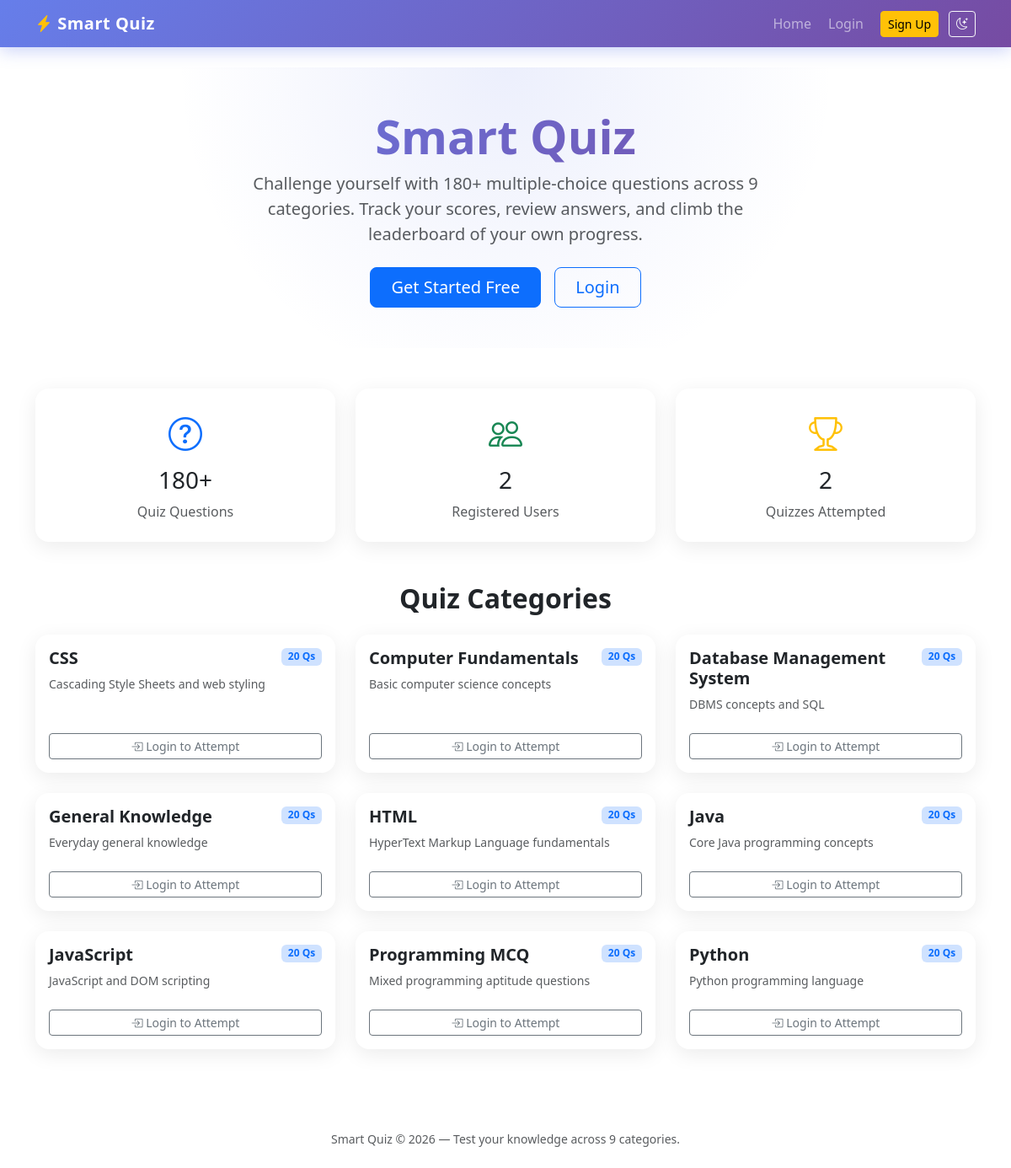
The page / on the database its author committed.
### tables this page shows
CREATE TABLE categories (
            id INTEGER PRIMARY KEY AUTOINCREMENT,
            name TEXT UNIQUE NOT NULL,
            description TEXT DEFAULT '',
            created_at TEXT NOT NULL
        );

### app.py (the view)
@app.route("/")
def index():
    db = get_db()
    total_questions = db.execute("SELECT COUNT(*) AS c FROM questions").fetchone()["c"]
    total_users = db.execute("SELECT COUNT(*) AS c FROM users").fetchone()["c"]
    total_attempts = db.execute("SELECT COUNT(*) AS c FROM results").fetchone()["c"]
    categories = db.execute(
        """SELECT c.*, COUNT(q.id) AS question_count
           FROM categories c LEFT JOIN questions q ON q.category_id = c.id
           GROUP BY c.id ORDER BY c.name"""
    ).fetchall()
    return render_template(
        "index.html",
        total_questions=total_questions,
        total_users=total_users,
        total_attempts=total_attempts,
        categories=categories,
    )

### app.py (called while the page is built)
def get_db():
    if "db" not in g:
        g.db = sqlite3.connect(app.config["DATABASE"])
        g.db.row_factory = sqlite3.Row
        g.db.execute("PRAGMA foreign_keys = ON")
    return g.db

@app.context_processor
def inject_globals():
    return {"now_year": datetime.utcnow().year}

### templates/index.html (shortened to what this page needs)
{% extends "base.html" %}
{% block content %}
<section class="hero text-center py-5">
  <h1 class="display-4 fw-bold gradient-text">Smart Quiz</h1>
  <p class="lead text-muted mx-auto" style="max-width:640px">
    Challenge yourself with 180+ multiple-choice questions across 9 categories.
    Track your scores, review answers, and climb the leaderboard of your own progress.
  </p>
  <div class="d-flex gap-3 justify-content-center flex-wrap mt-4">
    {% if session.get('user_id') %}
      <a href="{{ url_for('dashboard') }}" class="btn btn-primary btn-lg px-4">Start Quizzing</a>
    {% else %}
      <a href="{{ url_for('register') }}" class="btn btn-primary btn-lg px-4">Get Started Free</a>
      <a href="{{ url_for('login') }}" class="btn btn-outline-primary btn-lg px-4">Login</a>
    {% endif %}
  </div>
</section>
<section class="row g-4 my-4 text-center">
  <div class="col-md-4">
    <div class="stat-card card p-4 h-100">
      <i class="bi bi-question-circle fs-1 text-primary"></i>
      <h3 class="mt-2">{{ total_questions }}+</h3>
      <p class="text-muted mb-0">Quiz Questions</p>
    </div>
  </div>
  <div class="col-md-4">
    <div class="stat-card card p-4 h-100">
      <i class="bi bi-people fs-1 text-success"></i>
      <h3 class="mt-2">{{ total_users }}</h3>
      <p class="text-muted mb-0">Registered Users</p>
    </div>
  </div>
  <div class="col-md-4">
    <div class="stat-card card p-4 h-100">
      <i class="bi bi-trophy fs-1 text-warning"></i>
      <h3 class="mt-2">{{ total_attempts }}</h3>
      <p class="text-muted mb-0">Quizzes Attempted</p>
    </div>
  </div>
</section>
<section class="my-5">
  <h2 class="text-center fw-bold mb-4">Quiz Categories</h2>
  <div class="row g-4">
    {% for cat in categories %}
    <div class="col-md-6 col-lg-4">
      <div class="card category-card h-100">
        <div class="card-body d-flex flex-column">
          <div class="d-flex justify-content-between align-items-start">
            <h5 class="card-title fw-bold">{{ cat.name }}</h5>
            <span class="badge bg-primary-subtle text-primary">{{ cat.question_count }} Qs</span>
          </div>
          <p class="card-text text-muted small flex-grow-1">{{ cat.description }}</p>
          {% if session.get('user_id') %}
            <a href="{{ url_for('quiz', category_id=cat.id) }}" class="btn btn-sm btn-outline-primary mt-2">
              <i class="bi bi-play-fill"></i> Start Quiz
            </a>
          {% else %}
            <a href="{{ url_for('login') }}" class="btn btn-sm btn-outline-secondary mt-2">
              <i class="bi bi-box-arrow-in-right"></i> Login to Attempt
            </a>
          {% endif %}
        </div>
      </div>
    </div>
    {% endfor %}
  </div>
</section>
{% endblock %}

### templates/base.html (shortened to what this page needs)
<!DOCTYPE html>
<html lang="en" data-bs-theme="light">
<head>
  <link href="https://cdn.jsdelivr.net/npm/bootstrap@5.3.3/dist/css/bootstrap.min.css" rel="stylesheet">
  <link href="https://cdn.jsdelivr.net/npm/bootstrap-icons@1.11.3/font/bootstrap-icons.min.css" rel="stylesheet">
  <link href="{{ url_for('static', filename='css/style.css') }}" rel="stylesheet">
</head>
<body>
<nav class="navbar navbar-expand-lg navbar-dark glass-nav sticky-top">
  <div class="container">
    <a class="navbar-brand fw-bold brand" href="{{ url_for('index') }}">
      <i class="bi bi-lightning-charge-fill text-warning"></i> Smart Quiz
    </a>
    <div class="collapse navbar-collapse" id="nav">
      <ul class="navbar-nav ms-auto align-items-lg-center gap-lg-1">
        <li class="nav-item"><a class="nav-link" href="{{ url_for('index') }}">Home</a></li>
        {% if session.get('user_id') %}
          <li class="nav-item"><a class="nav-link" href="{{ url_for('dashboard') }}">Dashboard</a></li>
          <li class="nav-item"><a class="nav-link" href="{{ url_for('history') }}">History</a></li>
          <li class="nav-item"><span class="nav-link text-warning">Hi, {{ session.get('username') }}</span></li>
          <li class="nav-item"><a class="btn btn-sm btn-outline-light ms-lg-2" href="{{ url_for('logout') }}">Logout</a></li>
        {% else %}
          <li class="nav-item"><a class="nav-link" href="{{ url_for('login') }}">Login</a></li>
          <li class="nav-item"><a class="btn btn-sm btn-warning ms-lg-2" href="{{ url_for('register') }}">Sign Up</a></li>
        {% endif %}
        <li class="nav-item">
          <button id="themeToggle" class="btn btn-sm btn-outline-light ms-lg-2" title="Toggle theme">
            <i class="bi bi-moon-stars"></i>
          </button>
        </li>
      </ul>
    </div>
  </div>
</nav>
<main class="container py-4">
  {% block content %}{% endblock %}
</main>
<footer class="text-center text-muted py-4 small">
  Smart Quiz &copy; {{ now_year }} — Test your knowledge across 9 categories.
</footer>
</body>
</html>

### static/css/style.css (style rules this page uses)
:root { --brand-gradient: linear-gradient(135deg, #667eea 0%, #764ba2 100%); }
body { min-height: 100vh; font-family: 'Segoe UI', system-ui, -apple-system, sans-serif; }
.glass-nav { background: var(--brand-gradient) !important; box-shadow: 0 4px 20px rgba(102, 126, 234, 0.35); }
.brand { letter-spacing: 0.5px; }
.gradient-text { background: var(--brand-gradient); -webkit-background-clip: text; background-clip: text; -webkit-text-fill-color: transparent; }
.hero { background: radial-gradient(circle at top, rgba(102,126,234,0.12), transparent 60%); border-radius: 1.5rem; }
.stat-card, .category-card, .auth-card, .result-card { border: none; border-radius: 1rem; box-shadow: 0 6px 24px rgba(0,0,0,0.08); transition: transform 0.25s ease, box-shadow 0.25s ease; }
.card, .stat-card { animation: fadeSlideUp 0.4s ease both; }

### rows shown on the page
categories: name "CSS", question_count "20", description "Cascading Style Sheets and web styling"
categories: name "Computer Fundamentals", question_count "20", description "Basic computer science concepts"
categories: name "Database Management System", question_count "20", description "DBMS concepts and SQL"
categories: name "General Knowledge", question_count "20", description "Everyday general knowledge"
categories: name "HTML", question_count "20", description "HyperText Markup Language fundamentals"
categories: name "Java", question_count "20", description "Core Java programming concepts"
categories: name "JavaScript", question_count "20", description "JavaScript and DOM scripting"
categories: name "Programming MCQ", question_count "20", description "Mixed programming aptitude questions"
categories: name "Python", question_count "20", description "Python programming language"

### other values the page prints
{{ total_questions }} "180"
{{ total_users }} "2"
{{ total_attempts }} "2"
